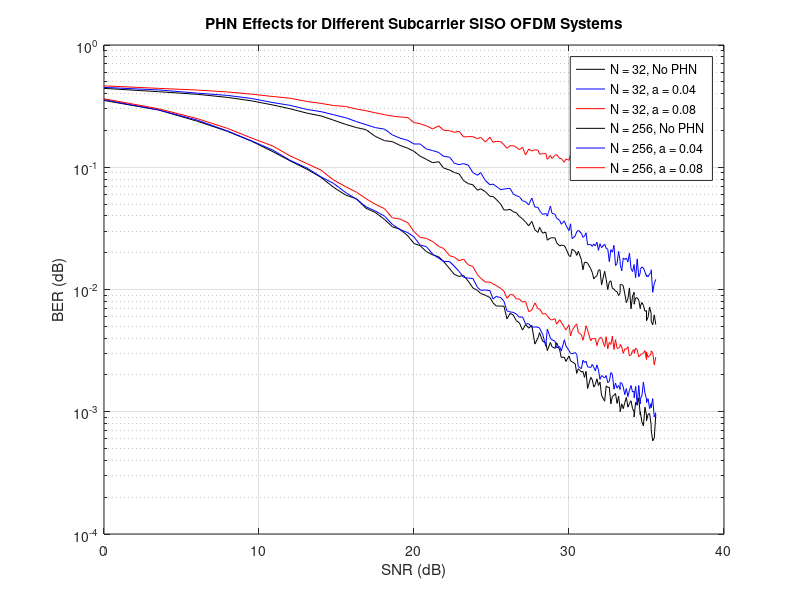

The MATLAB source for this figure:
% Divide the number after "alpha" by 100 in the BER variable names to get
% the
% actual Standard deviation used in the program
FSB_PhaseOffset_256_SNR = [0.00E+00	3.52E+00	6.02E+00	7.96E+00	9.54E+00	1.09E+01	1.20E+01	1.31E+01	1.40E+01	1.48E+01	1.56E+01	1.63E+01	1.69E+01	1.75E+01	1.81E+01	1.86E+01	1.91E+01	1.96E+01	2.00E+01	2.04E+01	2.08E+01	2.12E+01	2.16E+01	2.19E+01	2.23E+01	2.26E+01	2.29E+01	2.32E+01	2.35E+01	2.38E+01	2.41E+01	2.43E+01	2.46E+01	2.49E+01	2.51E+01	2.53E+01	2.56E+01	2.58E+01	2.60E+01	2.62E+01	2.64E+01	2.66E+01	2.68E+01	2.70E+01	2.72E+01	2.74E+01	2.76E+01	2.78E+01	2.80E+01	2.81E+01	2.83E+01	2.85E+01	2.86E+01	2.88E+01	2.89E+01	2.91E+01	2.92E+01	2.94E+01	2.95E+01	2.97E+01	2.98E+01	3.00E+01	3.01E+01	3.02E+01	3.04E+01	3.05E+01	3.06E+01	3.08E+01	3.09E+01	3.10E+01	3.11E+01	3.12E+01	3.14E+01	3.15E+01	3.16E+01	3.17E+01	3.18E+01	3.19E+01	3.20E+01	3.21E+01	3.23E+01	3.24E+01	3.25E+01	3.26E+01	3.27E+01	3.28E+01	3.29E+01	3.30E+01	3.31E+01	3.32E+01	3.33E+01	3.33E+01	3.34E+01	3.35E+01	3.36E+01	3.37E+01	3.38E+01	3.39E+01	3.40E+01	3.41E+01	3.42E+01	3.42E+01	3.43E+01	3.44E+01	3.45E+01	3.46E+01	3.46E+01	3.47E+01	3.48E+01	3.49E+01	3.50E+01	3.50E+01	3.51E+01	3.52E+01	3.53E+01	3.53E+01	3.54E+01	3.55E+01	3.56E+01];

FSB_PhaseOffset_32_a0_BER = [3.52E-01  2.94E-01  2.38E-01  1.97E-01  1.63E-01  1.34E-01  1.13E-01  9.62E-02  8.27E-02  6.87E-02  5.91E-02  5.52E-02  4.62E-02  4.27E-02  3.74E-02  3.26E-02  3.11E-02  2.75E-02  2.38E-02  2.28E-02  2.04E-02  1.92E-02  1.85E-02  1.70E-02  1.48E-02  1.33E-02  1.28E-02  1.30E-02  1.17E-02  1.03E-02  9.83E-03  9.28E-03  8.98E-03  8.59E-03  7.78E-03  7.34E-03  7.31E-03  7.31E-03  5.75E-03  6.38E-03  6.20E-03  5.56E-03  5.33E-03  4.66E-03  5.17E-03  4.83E-03  5.09E-03  3.58E-03  4.02E-03  4.44E-03  3.78E-03  3.67E-03  3.17E-03  3.69E-03  3.41E-03  3.30E-03  3.67E-03  3.20E-03  2.78E-03  2.80E-03  2.58E-03  2.86E-03  2.61E-03  2.56E-03  2.47E-03  2.06E-03  2.25E-03  2.11E-03  2.14E-03  1.91E-03  2.14E-03  1.55E-03  1.91E-03  1.83E-03  1.59E-03  1.67E-03  1.86E-03  1.64E-03  1.75E-03  1.36E-03  1.22E-03  1.63E-03  1.58E-03  1.59E-03  1.16E-03  1.34E-03  1.36E-03  1.41E-03  1.17E-03  1.34E-03  1.05E-03  1.00E-03  1.16E-03  1.06E-03  1.19E-03  1.31E-03  1.09E-03  1.17E-03  1.23E-03  1.06E-03  1.00E-03  9.06E-04  1.20E-03  1.13E-03  1.30E-03  9.38E-04  1.00E-03  8.28E-04  7.66E-04  1.09E-03  9.38E-04  8.44E-04  9.53E-04  9.69E-04  7.81E-04  7.19E-04  5.78E-04  6.09E-04  9.53E-04];
FSB_PhaseOffset_32_a4_BER = [3.57E-01  2.95E-01  2.43E-01  1.98E-01  1.64E-01  1.38E-01  1.14E-01  9.85E-02  8.34E-02  7.39E-02  6.20E-02  5.46E-02  4.75E-02  4.39E-02  3.98E-02  3.41E-02  3.09E-02  2.92E-02  2.69E-02  2.31E-02  2.24E-02  1.95E-02  1.80E-02  1.70E-02  1.69E-02  1.55E-02  1.41E-02  1.26E-02  1.24E-02  1.23E-02  1.04E-02  9.86E-03  9.91E-03  9.78E-03  8.36E-03  8.77E-03  8.58E-03  8.02E-03  6.69E-03  6.56E-03  6.50E-03  6.31E-03  5.92E-03  5.98E-03  5.23E-03  5.25E-03  4.92E-03  4.94E-03  4.92E-03  4.83E-03  4.31E-03  3.44E-03  4.75E-03  4.00E-03  3.88E-03  3.78E-03  3.33E-03  3.41E-03  3.13E-03  3.88E-03  3.47E-03  3.17E-03  3.00E-03  2.98E-03  3.05E-03  2.95E-03  2.34E-03  2.25E-03  2.64E-03  2.53E-03  2.59E-03  2.33E-03  2.30E-03  2.44E-03  2.31E-03  2.16E-03  2.42E-03  2.20E-03  1.84E-03  1.98E-03  1.89E-03  1.98E-03  1.73E-03  1.77E-03  2.09E-03  2.02E-03  1.53E-03  1.72E-03  1.56E-03  1.64E-03  1.52E-03  1.73E-03  1.72E-03  1.59E-03  1.38E-03  1.55E-03  1.33E-03  1.50E-03  1.64E-03  1.45E-03  1.47E-03  1.30E-03  1.61E-03  1.14E-03  1.64E-03  1.16E-03  1.28E-03  1.34E-03  1.75E-03  1.42E-03  1.27E-03  1.19E-03  1.28E-03  1.06E-03  1.17E-03  1.08E-03  1.28E-03  9.06E-04  9.84E-04];
FSB_PhaseOffset_32_a8_BER = [3.63E-01  3.01E-01  2.50E-01  2.08E-01  1.73E-01  1.49E-01  1.24E-01  1.07E-01  9.48E-02  7.88E-02  6.93E-02  6.24E-02  5.54E-02  4.98E-02  4.58E-02  3.86E-02  3.77E-02  3.52E-02  2.98E-02  2.67E-02  2.62E-02  2.47E-02  2.25E-02  2.17E-02  1.89E-02  1.84E-02  1.72E-02  1.77E-02  1.59E-02  1.54E-02  1.32E-02  1.24E-02  1.15E-02  1.15E-02  1.11E-02  1.08E-02  1.02E-02  9.70E-03  8.47E-03  9.09E-03  9.05E-03  8.36E-03  8.38E-03  7.88E-03  8.00E-03  6.59E-03  6.78E-03  7.78E-03  6.94E-03  6.94E-03  6.31E-03  6.34E-03  6.06E-03  5.69E-03  5.63E-03  5.78E-03  5.20E-03  5.66E-03  5.39E-03  4.89E-03  4.67E-03  5.14E-03  4.17E-03  4.61E-03  5.08E-03  5.23E-03  4.45E-03  4.27E-03  3.84E-03  4.34E-03  5.05E-03  4.66E-03  3.81E-03  3.98E-03  3.95E-03  3.98E-03  3.47E-03  3.88E-03  4.03E-03  4.05E-03  3.41E-03  4.11E-03  3.27E-03  3.70E-03  3.55E-03  4.17E-03  3.23E-03  3.89E-03  3.31E-03  3.31E-03  3.42E-03  3.56E-03  3.39E-03  3.00E-03  3.27E-03  3.25E-03  3.41E-03  2.86E-03  2.92E-03  3.16E-03  3.23E-03  3.00E-03  3.31E-03  3.22E-03  2.81E-03  2.89E-03  2.91E-03  2.97E-03  3.02E-03  3.16E-03  2.67E-03  3.09E-03  2.78E-03  2.89E-03  2.98E-03  3.14E-03  3.05E-03  2.42E-03  2.80E-03];

FSB_PhaseOffset_256_a0_BER = [4.42E-01  4.15E-01  3.95E-01  3.73E-01  3.49E-01  3.23E-01  3.01E-01  2.77E-01  2.63E-01  2.43E-01  2.24E-01  2.11E-01  2.03E-01  1.79E-01  1.65E-01  1.62E-01  1.51E-01  1.43E-01  1.35E-01  1.23E-01  1.16E-01  1.09E-01  1.11E-01  9.87E-02  9.49E-02  9.06E-02  8.84E-02  7.78E-02  7.34E-02  7.19E-02  6.48E-02  6.67E-02  6.32E-02  5.78E-02  5.77E-02  5.47E-02  4.98E-02  4.48E-02  4.47E-02  4.53E-02  4.33E-02  4.25E-02  3.96E-02  3.79E-02  3.56E-02  3.32E-02  3.61E-02  3.08E-02  2.93E-02  3.23E-02  2.89E-02  2.95E-02  2.53E-02  2.64E-02  2.65E-02  2.64E-02  2.41E-02  2.27E-02  2.31E-02  2.28E-02  2.17E-02  1.89E-02  1.86E-02  2.14E-02  2.05E-02  1.90E-02  2.06E-02  1.75E-02  1.45E-02  1.67E-02  1.67E-02  1.64E-02  1.48E-02  1.38E-02  1.22E-02  1.27E-02  1.29E-02  1.44E-02  1.45E-02  1.09E-02  1.41E-02  1.21E-02  1.00E-02  1.15E-02  1.18E-02  1.02E-02  1.01E-02  9.69E-03  9.61E-03  8.92E-03  9.45E-03  1.10E-02  1.10E-02  1.07E-02  9.22E-03  7.80E-03  8.39E-03  1.03E-02  6.95E-03  8.83E-03  9.50E-03  7.58E-03  8.53E-03  8.56E-03  8.19E-03  6.97E-03  7.27E-03  7.83E-03  7.44E-03  6.64E-03  6.72E-03  5.56E-03  5.92E-03  7.19E-03  6.36E-03  5.53E-03  5.14E-03  6.20E-03  5.17E-03];
FSB_PhaseOffset_256_a4_BER = [4.50E-01  4.29E-01  4.04E-01  3.87E-01  3.65E-01  3.38E-01  3.21E-01  2.97E-01  2.85E-01  2.69E-01  2.54E-01  2.36E-01  2.23E-01  2.11E-01  2.05E-01  1.84E-01  1.73E-01  1.66E-01  1.55E-01  1.55E-01  1.41E-01  1.37E-01  1.32E-01  1.23E-01  1.21E-01  1.08E-01  1.05E-01  1.07E-01  1.04E-01  9.04E-02  8.60E-02  9.05E-02  7.79E-02  7.19E-02  7.28E-02  6.99E-02  6.55E-02  6.63E-02  6.69E-02  6.70E-02  6.06E-02  5.84E-02  5.75E-02  5.31E-02  5.23E-02  4.91E-02  5.60E-02  4.72E-02  4.70E-02  4.42E-02  4.11E-02  4.19E-02  3.98E-02  4.82E-02  4.21E-02  4.11E-02  3.84E-02  3.67E-02  3.42E-02  3.64E-02  3.36E-02  3.03E-02  3.45E-02  2.61E-02  2.74E-02  2.97E-02  3.05E-02  2.88E-02  2.67E-02  2.73E-02  2.91E-02  2.32E-02  2.34E-02  2.25E-02  2.36E-02  2.27E-02  2.44E-02  2.09E-02  2.37E-02  2.20E-02  2.35E-02  2.17E-02  2.14E-02  1.69E-02  2.12E-02  2.02E-02  2.30E-02  1.57E-02  1.63E-02  2.05E-02  1.70E-02  1.61E-02  1.42E-02  1.81E-02  1.76E-02  1.81E-02  1.68E-02  1.98E-02  1.49E-02  1.40E-02  1.60E-02  1.57E-02  1.25E-02  1.78E-02  1.27E-02  1.37E-02  1.46E-02  1.53E-02  1.50E-02  1.39E-02  1.28E-02  1.32E-02  1.27E-02  1.35E-02  1.37E-02  1.45E-02  9.48E-03  1.12E-02  1.21E-02];
FSB_PhaseOffset_256_a8_BER = [4.63E-01  4.42E-01  4.28E-01  4.13E-01  3.96E-01  3.79E-01  3.67E-01  3.45E-01  3.33E-01  3.20E-01  3.14E-01  2.99E-01  2.90E-01  2.79E-01  2.69E-01  2.62E-01  2.58E-01  2.55E-01  2.32E-01  2.27E-01  2.18E-01  2.06E-01  2.18E-01  2.01E-01  1.99E-01  1.93E-01  1.97E-01  1.77E-01  1.78E-01  1.78E-01  1.71E-01  1.76E-01  1.61E-01  1.76E-01  1.60E-01  1.63E-01  1.62E-01  1.53E-01  1.43E-01  1.50E-01  1.50E-01  1.46E-01  1.39E-01  1.46E-01  1.26E-01  1.41E-01  1.36E-01  1.39E-01  1.38E-01  1.28E-01  1.29E-01  1.30E-01  1.16E-01  1.25E-01  1.18E-01  1.25E-01  1.27E-01  1.18E-01  1.18E-01  1.10E-01  1.17E-01  1.14E-01  1.28E-01  1.11E-01  1.13E-01  9.65E-02  1.20E-01  9.90E-02  1.11E-01  1.05E-01  1.11E-01  1.11E-01  1.09E-01  1.20E-01  1.12E-01  1.02E-01  1.11E-01  9.81E-02  1.02E-01  1.01E-01  1.04E-01  1.05E-01  1.05E-01  9.92E-02  1.07E-01  8.91E-02  1.11E-01  1.08E-01  1.02E-01  1.09E-01  1.05E-01  8.86E-02  9.29E-02  8.89E-02  1.04E-01  9.56E-02  1.00E-01  1.10E-01  9.58E-02  1.07E-01  9.44E-02  8.14E-02  1.08E-01  8.91E-02  9.96E-02  9.03E-02  9.03E-02  9.78E-02  1.02E-01  1.18E-01  9.31E-02  8.90E-02  8.32E-02  8.84E-02  9.43E-02  8.70E-02  8.63E-02  9.74E-02  1.01E-01];

semilogy(FSB_PhaseOffset_256_SNR,FSB_PhaseOffset_32_a0_BER,'k-');
hold on
semilogy(FSB_PhaseOffset_256_SNR,FSB_PhaseOffset_32_a4_BER,'b-');
semilogy(FSB_PhaseOffset_256_SNR,FSB_PhaseOffset_32_a8_BER,'r-');

semilogy(FSB_PhaseOffset_256_SNR,FSB_PhaseOffset_256_a0_BER,'k-');
semilogy(FSB_PhaseOffset_256_SNR,FSB_PhaseOffset_256_a4_BER,'b-');
semilogy(FSB_PhaseOffset_256_SNR,FSB_PhaseOffset_256_a8_BER,'r-');
hold off
grid on
title('PHN Effects for Different Subcarrier SISO OFDM Systems');
xlabel('SNR (dB)');
ylabel('BER (dB)');
legend('N = 32, No PHN', 'N = 32, a = 0.04', 'N = 32, a = 0.08', 'N = 256, No PHN', 'N = 256, a = 0.04', 'N = 256, a = 0.08');
